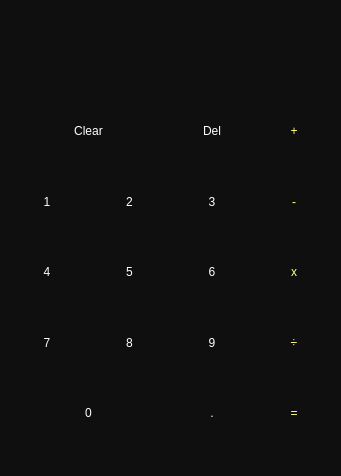
<?xml version="1.0" encoding="UTF-8"?>
<ui version="4.0">
 <class>Kelompok1</class>
 <widget class="QMainWindow" name="Kelompok1">
  <property name="geometry">
   <rect>
    <x>0</x>
    <y>0</y>
    <width>341</width>
    <height>476</height>
   </rect>
  </property>
  <property name="windowTitle">
   <string>Kalkulator Kelompok 1</string>
  </property>
  <property name="windowIcon">
   <iconset>
    <normaloff>../../Downloads/mathematics-operation-addition-manic-math-multiplication-and-division-flashcard-math-games-mathematics.jpg</normaloff>../../Downloads/mathematics-operation-addition-manic-math-multiplication-and-division-flashcard-math-games-mathematics.jpg</iconset>
  </property>
  <property name="styleSheet">
   <string notr="true">background-color: rgb(15, 15, 15);</string>
  </property>
  <widget class="QWidget" name="centralwidget">
   <layout class="QGridLayout" name="gridLayout_2">
    <item row="0" column="0">
     <layout class="QGridLayout" name="gridLayout">
      <item row="3" column="1">
       <widget class="QPushButton" name="push_5">
        <property name="sizePolicy">
         <sizepolicy hsizetype="MinimumExpanding" vsizetype="Preferred">
          <horstretch>50</horstretch>
          <verstretch>10</verstretch>
         </sizepolicy>
        </property>
        <property name="styleSheet">
         <string notr="true">QPushButton{
font: 75 20pt &quot;MS Shell Dlg 2&quot;;
	
	color: rgb(255, 255, 255);
border-radius:30px;
}

QPushButton:hover{
background-color: rgb(52, 157, 77);
}

QPushButton:pressed{
background-color: rgb(52, 157, 77);
}</string>
        </property>
        <property name="text">
         <string>5</string>
        </property>
        <property name="shortcut">
         <string>5</string>
        </property>
       </widget>
      </item>
      <item row="2" column="2">
       <widget class="QPushButton" name="push_3">
        <property name="sizePolicy">
         <sizepolicy hsizetype="MinimumExpanding" vsizetype="Preferred">
          <horstretch>50</horstretch>
          <verstretch>10</verstretch>
         </sizepolicy>
        </property>
        <property name="styleSheet">
         <string notr="true">QPushButton{
font: 75 20pt &quot;MS Shell Dlg 2&quot;;
	
	color: rgb(255, 255, 255);
border-radius:30px;
}

QPushButton:hover{
background-color: rgb(52, 157, 77);
}

QPushButton:pressed{
background-color: rgb(52, 157, 77);
}</string>
        </property>
        <property name="text">
         <string>3</string>
        </property>
        <property name="shortcut">
         <string>3</string>
        </property>
       </widget>
      </item>
      <item row="5" column="3">
       <widget class="QPushButton" name="push_equal">
        <property name="sizePolicy">
         <sizepolicy hsizetype="MinimumExpanding" vsizetype="Preferred">
          <horstretch>50</horstretch>
          <verstretch>10</verstretch>
         </sizepolicy>
        </property>
        <property name="styleSheet">
         <string notr="true">QPushButton{
font: 75 36pt &quot;MS Shell Dlg 2&quot;;
	color: rgb(255, 255, 127);
border-radius:30px;
}

QPushButton:hover{
color: rgb(255, 255, 255);
	background-color: rgb(230, 230, 0);
}

QPushButton:pressed{
color: rgb(255, 255, 255);
	background-color: rgb(230, 230, 0);
}</string>
        </property>
        <property name="text">
         <string>=</string>
        </property>
        <property name="shortcut">
         <string>=</string>
        </property>
       </widget>
      </item>
      <item row="2" column="3">
       <widget class="QPushButton" name="push_min">
        <property name="sizePolicy">
         <sizepolicy hsizetype="MinimumExpanding" vsizetype="Preferred">
          <horstretch>50</horstretch>
          <verstretch>10</verstretch>
         </sizepolicy>
        </property>
        <property name="styleSheet">
         <string notr="true">QPushButton{
font: 75 36pt &quot;MS Shell Dlg 2&quot;;
	color: rgb(255, 255, 127);
border-radius:30px;
}

QPushButton:hover{
color: rgb(255, 255, 255);
	background-color: rgb(230, 230, 0);
}

QPushButton:pressed{
color: rgb(255, 255, 255);
	background-color: rgb(230, 230, 0);
}</string>
        </property>
        <property name="text">
         <string>-</string>
        </property>
        <property name="shortcut">
         <string>-</string>
        </property>
       </widget>
      </item>
      <item row="1" column="2">
       <widget class="QPushButton" name="push_del">
        <property name="sizePolicy">
         <sizepolicy hsizetype="MinimumExpanding" vsizetype="Preferred">
          <horstretch>50</horstretch>
          <verstretch>10</verstretch>
         </sizepolicy>
        </property>
        <property name="styleSheet">
         <string notr="true">QPushButton{
font: 75 20pt &quot;MS Shell Dlg 2&quot;;
	
	
	color: rgb(255, 255, 255);
border-radius:30px;
}

QPushButton:hover{
background-color: rgb(185, 0, 0);
}

QPushButton:pressed{
background-color: rgb(185, 0, 0);
}
</string>
        </property>
        <property name="text">
         <string>Del</string>
        </property>
        <property name="shortcut">
         <string>Del</string>
        </property>
       </widget>
      </item>
      <item row="5" column="2">
       <widget class="QPushButton" name="push_point">
        <property name="sizePolicy">
         <sizepolicy hsizetype="MinimumExpanding" vsizetype="Preferred">
          <horstretch>50</horstretch>
          <verstretch>10</verstretch>
         </sizepolicy>
        </property>
        <property name="styleSheet">
         <string notr="true">QPushButton{
font: 75 20pt &quot;MS Shell Dlg 2&quot;;
	
	color: rgb(255, 255, 255);
border-radius:30px;
}

QPushButton:hover{
background-color: rgb(52, 157, 77);
}

QPushButton:pressed{
background-color: rgb(52, 157, 77);
}</string>
        </property>
        <property name="text">
         <string>.</string>
        </property>
        <property name="shortcut">
         <string>.</string>
        </property>
       </widget>
      </item>
      <item row="2" column="0">
       <widget class="QPushButton" name="push_1">
        <property name="sizePolicy">
         <sizepolicy hsizetype="MinimumExpanding" vsizetype="Preferred">
          <horstretch>50</horstretch>
          <verstretch>10</verstretch>
         </sizepolicy>
        </property>
        <property name="styleSheet">
         <string notr="true">QPushButton{
font: 75 20pt &quot;MS Shell Dlg 2&quot;;
	
	color: rgb(255, 255, 255);
border-radius:30px;
}

QPushButton:hover{
background-color: rgb(52, 157, 77);
}

QPushButton:pressed{
background-color: rgb(52, 157, 77);
}</string>
        </property>
        <property name="text">
         <string>1</string>
        </property>
        <property name="shortcut">
         <string>1</string>
        </property>
       </widget>
      </item>
      <item row="2" column="1">
       <widget class="QPushButton" name="push_2">
        <property name="sizePolicy">
         <sizepolicy hsizetype="MinimumExpanding" vsizetype="Preferred">
          <horstretch>50</horstretch>
          <verstretch>10</verstretch>
         </sizepolicy>
        </property>
        <property name="styleSheet">
         <string notr="true">QPushButton{
font: 75 20pt &quot;MS Shell Dlg 2&quot;;
	
	color: rgb(255, 255, 255);
border-radius:30px;
}

QPushButton:hover{
background-color: rgb(52, 157, 77);
}

QPushButton:pressed{
background-color: rgb(52, 157, 77);
}</string>
        </property>
        <property name="text">
         <string>2</string>
        </property>
        <property name="shortcut">
         <string>2</string>
        </property>
       </widget>
      </item>
      <item row="3" column="3">
       <widget class="QPushButton" name="push_mult">
        <property name="sizePolicy">
         <sizepolicy hsizetype="MinimumExpanding" vsizetype="Preferred">
          <horstretch>50</horstretch>
          <verstretch>10</verstretch>
         </sizepolicy>
        </property>
        <property name="styleSheet">
         <string notr="true">QPushButton{
font: 75 36pt &quot;MS Shell Dlg 2&quot;;
	color: rgb(255, 255, 127);
border-radius:30px;
}

QPushButton:hover{
color: rgb(255, 255, 255);
	background-color: rgb(230, 230, 0);
}

QPushButton:pressed{
color: rgb(255, 255, 255);
	background-color: rgb(230, 230, 0);
}</string>
        </property>
        <property name="text">
         <string>x</string>
        </property>
        <property name="shortcut">
         <string>*</string>
        </property>
       </widget>
      </item>
      <item row="4" column="2">
       <widget class="QPushButton" name="push_9">
        <property name="sizePolicy">
         <sizepolicy hsizetype="MinimumExpanding" vsizetype="Preferred">
          <horstretch>50</horstretch>
          <verstretch>10</verstretch>
         </sizepolicy>
        </property>
        <property name="styleSheet">
         <string notr="true">QPushButton{
font: 75 20pt &quot;MS Shell Dlg 2&quot;;
	
	color: rgb(255, 255, 255);
border-radius:30px;
}

QPushButton:hover{
background-color: rgb(52, 157, 77);
}

QPushButton:pressed{
background-color: rgb(52, 157, 77);
}</string>
        </property>
        <property name="text">
         <string>9</string>
        </property>
        <property name="shortcut">
         <string>9</string>
        </property>
       </widget>
      </item>
      <item row="4" column="1">
       <widget class="QPushButton" name="push_8">
        <property name="sizePolicy">
         <sizepolicy hsizetype="MinimumExpanding" vsizetype="Preferred">
          <horstretch>50</horstretch>
          <verstretch>10</verstretch>
         </sizepolicy>
        </property>
        <property name="styleSheet">
         <string notr="true">QPushButton{
font: 75 20pt &quot;MS Shell Dlg 2&quot;;
	
	color: rgb(255, 255, 255);
border-radius:30px;
}

QPushButton:hover{
background-color: rgb(52, 157, 77);
}

QPushButton:pressed{
background-color: rgb(52, 157, 77);
}</string>
        </property>
        <property name="text">
         <string>8</string>
        </property>
        <property name="shortcut">
         <string>8</string>
        </property>
       </widget>
      </item>
      <item row="3" column="0">
       <widget class="QPushButton" name="push_4">
        <property name="sizePolicy">
         <sizepolicy hsizetype="MinimumExpanding" vsizetype="Preferred">
          <horstretch>50</horstretch>
          <verstretch>10</verstretch>
         </sizepolicy>
        </property>
        <property name="styleSheet">
         <string notr="true">QPushButton{
font: 75 20pt &quot;MS Shell Dlg 2&quot;;
	
	color: rgb(255, 255, 255);
border-radius:30px;
}

QPushButton:hover{
background-color: rgb(52, 157, 77);
}

QPushButton:pressed{
background-color: rgb(52, 157, 77);
}</string>
        </property>
        <property name="text">
         <string>4</string>
        </property>
        <property name="shortcut">
         <string>4</string>
        </property>
       </widget>
      </item>
      <item row="5" column="0" colspan="2">
       <widget class="QPushButton" name="push_zero">
        <property name="sizePolicy">
         <sizepolicy hsizetype="MinimumExpanding" vsizetype="Preferred">
          <horstretch>50</horstretch>
          <verstretch>10</verstretch>
         </sizepolicy>
        </property>
        <property name="styleSheet">
         <string notr="true">QPushButton{
font: 75 20pt &quot;MS Shell Dlg 2&quot;;
	
	color: rgb(255, 255, 255);
border-radius:30px;
}

QPushButton:hover{
background-color: rgb(52, 157, 77);
}

QPushButton:pressed{
background-color: rgb(52, 157, 77);
}</string>
        </property>
        <property name="text">
         <string>0</string>
        </property>
        <property name="shortcut">
         <string>0</string>
        </property>
       </widget>
      </item>
      <item row="3" column="2">
       <widget class="QPushButton" name="push_6">
        <property name="sizePolicy">
         <sizepolicy hsizetype="MinimumExpanding" vsizetype="Preferred">
          <horstretch>50</horstretch>
          <verstretch>10</verstretch>
         </sizepolicy>
        </property>
        <property name="styleSheet">
         <string notr="true">QPushButton{
font: 75 20pt &quot;MS Shell Dlg 2&quot;;
	
	color: rgb(255, 255, 255);
border-radius:30px;
}

QPushButton:hover{
background-color: rgb(52, 157, 77);
}

QPushButton:pressed{
background-color: rgb(52, 157, 77);
}</string>
        </property>
        <property name="text">
         <string>6</string>
        </property>
        <property name="shortcut">
         <string>6</string>
        </property>
       </widget>
      </item>
      <item row="4" column="3">
       <widget class="QPushButton" name="push_div">
        <property name="sizePolicy">
         <sizepolicy hsizetype="MinimumExpanding" vsizetype="Preferred">
          <horstretch>50</horstretch>
          <verstretch>10</verstretch>
         </sizepolicy>
        </property>
        <property name="styleSheet">
         <string notr="true">QPushButton{
font: 75 36pt &quot;MS Shell Dlg 2&quot;;
	color: rgb(255, 255, 127);
border-radius:30px;
}

QPushButton:hover{
color: rgb(255, 255, 255);
	background-color: rgb(230, 230, 0);
}

QPushButton:pressed{
color: rgb(255, 255, 255);
	background-color: rgb(230, 230, 0);
}</string>
        </property>
        <property name="text">
         <string>÷</string>
        </property>
        <property name="shortcut">
         <string>/</string>
        </property>
       </widget>
      </item>
      <item row="1" column="3">
       <widget class="QPushButton" name="push_plus">
        <property name="sizePolicy">
         <sizepolicy hsizetype="MinimumExpanding" vsizetype="Preferred">
          <horstretch>50</horstretch>
          <verstretch>10</verstretch>
         </sizepolicy>
        </property>
        <property name="styleSheet">
         <string notr="true">QPushButton{
font: 75 36pt &quot;MS Shell Dlg 2&quot;;
	color: rgb(255, 255, 127);
border-radius:30px;
}

QPushButton:hover{
color: rgb(255, 255, 255);
	background-color: rgb(230, 230, 0);
}

QPushButton:pressed{
color: rgb(255, 255, 255);
	background-color: rgb(230, 230, 0);
}</string>
        </property>
        <property name="text">
         <string>+</string>
        </property>
        <property name="shortcut">
         <string>+</string>
        </property>
       </widget>
      </item>
      <item row="4" column="0">
       <widget class="QPushButton" name="push_7">
        <property name="sizePolicy">
         <sizepolicy hsizetype="MinimumExpanding" vsizetype="Preferred">
          <horstretch>50</horstretch>
          <verstretch>10</verstretch>
         </sizepolicy>
        </property>
        <property name="styleSheet">
         <string notr="true">QPushButton{
font: 75 20pt &quot;MS Shell Dlg 2&quot;;
	
	color: rgb(255, 255, 255);
border-radius:30px;
}

QPushButton:hover{
background-color: rgb(52, 157, 77);
}

QPushButton:pressed{
background-color: rgb(52, 157, 77);
}</string>
        </property>
        <property name="text">
         <string>7</string>
        </property>
        <property name="shortcut">
         <string>7</string>
        </property>
       </widget>
      </item>
      <item row="0" column="0" colspan="4">
       <widget class="QLabel" name="label">
        <property name="sizePolicy">
         <sizepolicy hsizetype="MinimumExpanding" vsizetype="Preferred">
          <horstretch>50</horstretch>
          <verstretch>13</verstretch>
         </sizepolicy>
        </property>
        <property name="styleSheet">
         <string notr="true">font: 75 36pt &quot;MS Shell Dlg 2&quot;;

color: rgb(255, 255, 255);</string>
        </property>
        <property name="text">
         <string/>
        </property>
        <property name="alignment">
         <set>Qt::AlignRight|Qt::AlignTrailing|Qt::AlignVCenter</set>
        </property>
       </widget>
      </item>
      <item row="1" column="0" colspan="2">
       <widget class="QPushButton" name="push_clear">
        <property name="sizePolicy">
         <sizepolicy hsizetype="MinimumExpanding" vsizetype="Preferred">
          <horstretch>50</horstretch>
          <verstretch>10</verstretch>
         </sizepolicy>
        </property>
        <property name="styleSheet">
         <string notr="true">QPushButton{
font: 75 20pt &quot;MS Shell Dlg 2&quot;;
	
	
	color: rgb(255, 255, 255);
border-radius:30px;
}

QPushButton:hover{
background-color: rgb(185, 0, 0);
}

QPushButton:pressed{
background-color: rgb(185, 0, 0);
}</string>
        </property>
        <property name="text">
         <string>Clear</string>
        </property>
        <property name="shortcut">
         <string>Backspace</string>
        </property>
       </widget>
      </item>
     </layout>
    </item>
   </layout>
  </widget>
  <widget class="QMenuBar" name="menubar">
   <property name="geometry">
    <rect>
     <x>0</x>
     <y>0</y>
     <width>341</width>
     <height>21</height>
    </rect>
   </property>
  </widget>
  <widget class="QStatusBar" name="statusbar"/>
 </widget>
 <resources/>
 <connections/>
</ui>
